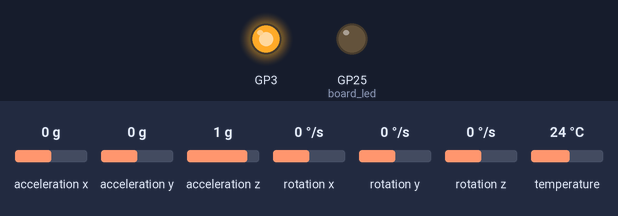
Bench run of a program on a simulated Raspberry Pi Pico running MicroPython. On the bench: output pins drawn as LEDs (lit = HIGH). The inputs (shaded band) are chosen by the test bench; at power-on: acceleration x 0 g, acceleration y 0 g, acceleration z 1 g, rotation x 0 °/s, rotation y 0 °/s, rotation z 0 °/s, temperature 24 °C. What the program prints to the serial console is not drawn.

Above: at 0.1 s.
At 5.8 s:
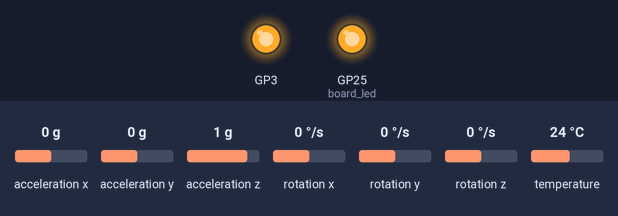
Timing chart, 0 to 7.5 s (numbered marks = the images above):
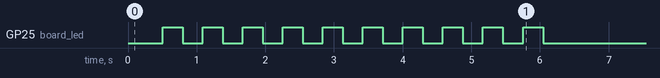

The program:

inertial_sensor.py
```python
from machine import Pin, I2C
from utime import sleep
from math import pi


class MPU6050:
    def __init__(self, pow_id=3, scl_id=5, sda_id=4, i2c_addr=0x68, dlpf_level=4):
        self.board_led = Pin(25, Pin.OUT)
        self.pow_pin = Pin(pow_id, Pin.OUT, value=1)
        sleep(0.5)
        self.i2c = I2C(0, scl=Pin(scl_id), sda=Pin(sda_id), freq=400_000)
        self.i2c_addr = i2c_addr
        self.i2c.writeto_mem(
            self.i2c_addr,
            0x6B,  # PWR_MGMT_1 register address
            bytes([0x00]),  # data
        )  # wake up sensor
        assert 0 <= dlpf_level <= 6
        self.i2c.writeto_mem(
            self.i2c_addr, 0x1A, bytes([dlpf_level])
        )  # filter out high freq noise, level 3 ~= 42 Hz
        # Variables
        self.lin_acc_x = 0.0
        self.lin_acc_y = 0.0
        self.lin_acc_z = 0.0
        self.ang_vel_x = 0.0
        self.ang_vel_y = 0.0
        self.ang_vel_z = 0.0
        # Constant
        self.gyro_bias_x = 0.0
        self.gyro_bias_y = 0.0
        self.gyro_bias_z = 0.0
        self.calibrate_gyro()

    def read_data(self):
        """
        MPU6050 uses 2 bytes to represent values of an entity.
        Acc_X, Acc_Y, Acc_Z, Temp, Gyro_X, Gyro_Y, Gyro_Z are stored in contiguous registers.
        To read'em all, grab 14 bytes starting at the ACCEL_XOUT_H register: 0x3B.
        """

        def process_raw(data, scale):
            """
            Args:
                data: a list contains n words(2 bytes) of sensor data
                scale: a constant coefficient scaling raw data.
                       accelerometer: 16384 per g
                       gyro: 131 per deg/s, TODO: use radians
            Returns:
                value: human readible value in m/s^2 or deg/s
            """
            if data > 32768:
                value = (data - 65535) / scale
            else:
                value = data / scale

            return value

        words = self.i2c.readfrom_mem(
            self.i2c_addr,
            0x3B,  # ACCEL_XOUT_H register address
            14,  # number of bytes
        )  # retrieve raw sensor data in bytes
        # Preprocess bytes, split 2 bytes as a group
        data = [words[i] << 8 | words[i + 1] for i in range(0, len(words), 2)]
        # Calculate human readibles
        self.lin_acc_x = process_raw(data[0], 16384) * 9.80665
        self.lin_acc_y = process_raw(data[1], 16384) * 9.80665
        self.lin_acc_z = process_raw(data[2], 16384) * 9.80665
        self.ang_vel_x = process_raw(data[4], 131) * pi / 180 - self.gyro_bias_x
        self.ang_vel_y = process_raw(data[5], 131) * pi / 180 - self.gyro_bias_y
        self.ang_vel_z = process_raw(data[6], 131) * pi / 180 - self.gyro_bias_z

        return {
            "acc_x": self.lin_acc_x,
            "acc_y": self.lin_acc_y,
            "acc_z": self.lin_acc_z,
            "omg_x": self.ang_vel_x,
            "omg_y": self.ang_vel_y,
            "omg_z": self.ang_vel_z,
        }

    def calibrate_gyro(self, num_samples=1000):
        """
        One-time calibration
        """
        omg_x_deposite = 0.0
        omg_y_deposite = 0.0
        omg_z_deposite = 0.0
        # print("Calibrating Gyro... DO NOT MOVE ROBOT")  # debug
        for i in range(num_samples):
            data = self.read_data()
            omg_x_deposite += data["omg_x"]
            omg_y_deposite += data["omg_y"]
            omg_z_deposite += data["omg_z"]
            # Small delay to let the sensor refresh
            sleep(0.005)
            if i % 50 == 0:  # debug
                self.board_led.toggle()
        self.gyro_bias_x = omg_x_deposite / num_samples
        self.gyro_bias_y = omg_y_deposite / num_samples
        self.gyro_bias_z = omg_z_deposite / num_samples
        # print(f"Calibration Done. Gyro biases x={self.gyro_bias_x}, y={self.gyro_bias_y}, z={self.gyro_bias_z}")  # debug


if __name__ == "__main__":
    from utime import ticks_ms, sleep_ms

    # SETUP
    sensor = MPU6050()

    # LOOP
    while True:
        stamp = ticks_ms()
        data = sensor.read_data()
        # Logging, enable plotter
        # print(
        #     f"acc(m/s/s): x={data['acc_x']:.4f}, y={data['acc_y']:.4f}, z={data['acc_z']:.4f}"
        # )
        print(
            f"angv(deg/s): x={data['omg_x']:.4f} rad/s, y={data['omg_y']:.4f} rad/s, z={data['omg_z']:.4f} rad/s"
        )
        sleep_ms(100)  # 10Hz
```
